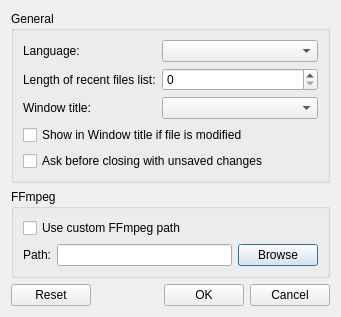
<?xml version="1.0" encoding="UTF-8"?>
<ui version="4.0">
 <class>SettingsDialog</class>
 <widget class="QDialog" name="SettingsDialog">
  <property name="geometry">
   <rect>
    <x>0</x>
    <y>0</y>
    <width>341</width>
    <height>309</height>
   </rect>
  </property>
  <property name="windowTitle">
   <string>Settings</string>
  </property>
  <layout class="QVBoxLayout" name="verticalLayout_2">
   <item>
    <widget class="QGroupBox" name="groupBox">
     <property name="title">
      <string>General</string>
     </property>
     <layout class="QVBoxLayout" name="verticalLayout_3">
      <item>
       <layout class="QFormLayout" name="formLayout">
        <item row="0" column="0">
         <widget class="QLabel" name="label">
          <property name="text">
           <string>Language:</string>
          </property>
         </widget>
        </item>
        <item row="0" column="1">
         <widget class="QComboBox" name="language_box"/>
        </item>
        <item row="1" column="0">
         <widget class="QLabel" name="label_3">
          <property name="text">
           <string>Length of recent files list:</string>
          </property>
         </widget>
        </item>
        <item row="1" column="1">
         <widget class="QSpinBox" name="recent_files_spin_box"/>
        </item>
        <item row="2" column="0">
         <widget class="QLabel" name="label_2">
          <property name="text">
           <string>Window title:</string>
          </property>
         </widget>
        </item>
        <item row="2" column="1">
         <widget class="QComboBox" name="window_title_box"/>
        </item>
       </layout>
      </item>
      <item>
       <widget class="QCheckBox" name="title_modified_check_box">
        <property name="text">
         <string>Show in Window title if file is modified</string>
        </property>
       </widget>
      </item>
      <item>
       <widget class="QCheckBox" name="ask_save_check_box">
        <property name="text">
         <string>Ask before closing with unsaved changes</string>
        </property>
       </widget>
      </item>
     </layout>
    </widget>
   </item>
   <item>
    <widget class="QGroupBox" name="ffmpeg_group_box">
     <property name="title">
      <string notr="true">FFmpeg</string>
     </property>
     <layout class="QVBoxLayout" name="verticalLayout">
      <item>
       <widget class="QCheckBox" name="ffmpeg_path_checkbox">
        <property name="text">
         <string>Use custom FFmpeg path</string>
        </property>
       </widget>
      </item>
      <item>
       <layout class="QHBoxLayout" name="horizontalLayout_2">
        <item>
         <widget class="QLabel" name="ffmpeg_path_label">
          <property name="text">
           <string>Path:</string>
          </property>
         </widget>
        </item>
        <item>
         <widget class="QLineEdit" name="ffmpeg_path_edit"/>
        </item>
        <item>
         <widget class="QPushButton" name="ffmpeg_path_button">
          <property name="text">
           <string>Browse</string>
          </property>
         </widget>
        </item>
       </layout>
      </item>
     </layout>
    </widget>
   </item>
   <item>
    <spacer name="verticalSpacer">
     <property name="orientation">
      <enum>Qt::Vertical</enum>
     </property>
     <property name="sizeHint" stdset="0">
      <size>
       <width>20</width>
       <height>40</height>
      </size>
     </property>
    </spacer>
   </item>
   <item>
    <layout class="QHBoxLayout" name="horizontalLayout">
     <item>
      <widget class="QPushButton" name="reset_button">
       <property name="text">
        <string>Reset</string>
       </property>
      </widget>
     </item>
     <item>
      <spacer name="horizontalSpacer">
       <property name="orientation">
        <enum>Qt::Horizontal</enum>
       </property>
       <property name="sizeHint" stdset="0">
        <size>
         <width>40</width>
         <height>20</height>
        </size>
       </property>
      </spacer>
     </item>
     <item>
      <widget class="QPushButton" name="ok_button">
       <property name="text">
        <string>OK</string>
       </property>
      </widget>
     </item>
     <item>
      <widget class="QPushButton" name="cancel_button">
       <property name="text">
        <string>Cancel</string>
       </property>
      </widget>
     </item>
    </layout>
   </item>
  </layout>
 </widget>
 <resources/>
 <connections/>
</ui>
